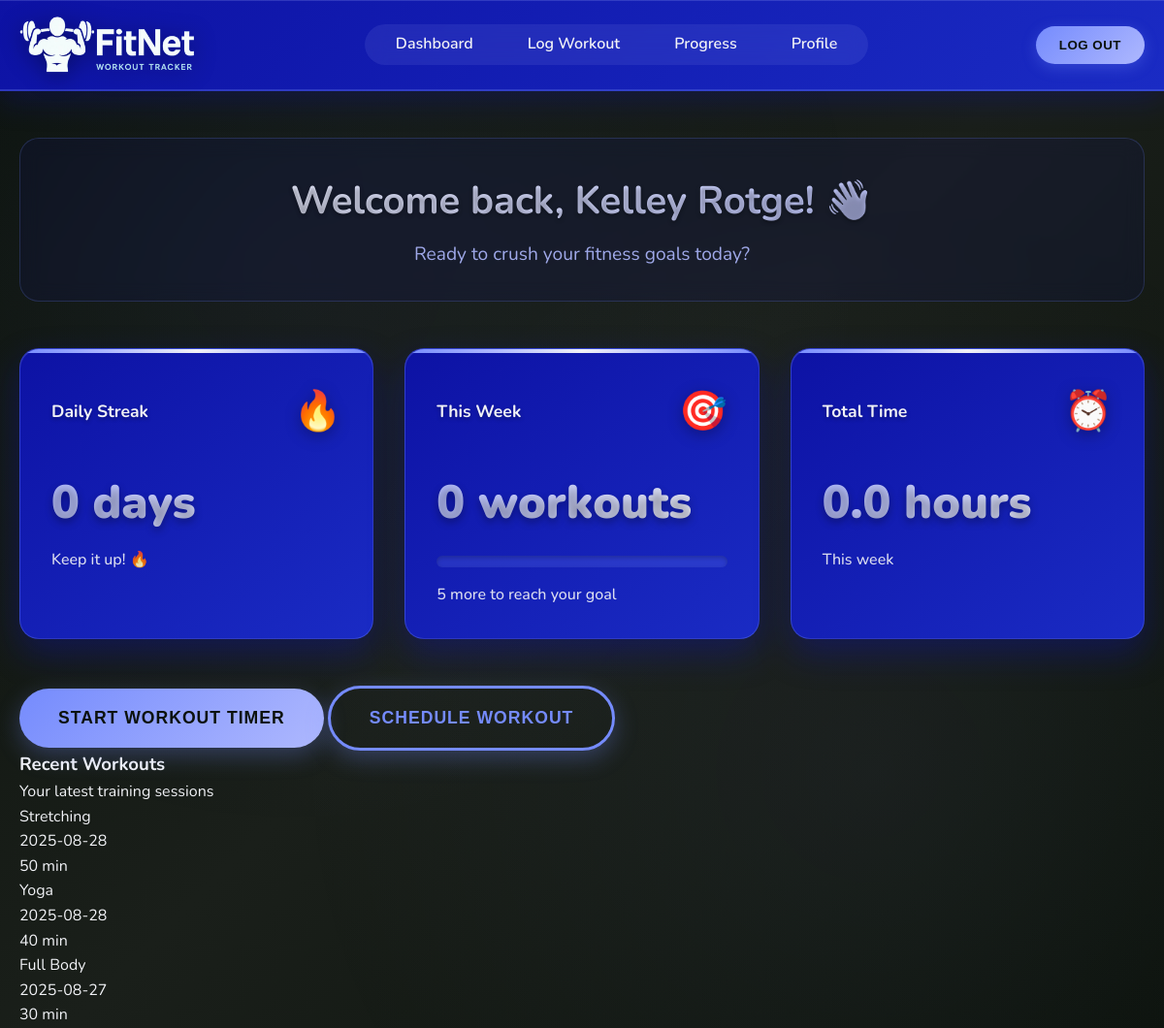
Page /dashboard (signed in) on the committed database.
### tables this page shows
CREATE TABLE `Workouts`(`workout_id` TEXT, `user_id` TEXT, `start_time` TEXT, `end_time` TEXT, `duration_min` TEXT, `workout_type` TEXT, `calories_burned` TEXT);

### main.py (the view)
@app.route('/dashboard', methods=['GET'])
def dashboard():
    if 'user_id' not in session:
        return redirect(url_for('login'))
    print(f"DEBUG: Dashboard - session user_id: {session.get('user_id')}, session name: {session.get('name')}")  # Debug line
    conn = get_db_connection()
    user_data = conn.execute(
        'SELECT first_name, surname, email FROM Users WHERE user_id = ?',
        (session['user_id'],)
    ).fetchone()
    print(f"DEBUG: User data from DB: {dict(user_data) if user_data else 'None'}")  # Debug line
    if session.get('name') and session.get('name') != 'User':
        full_name = session.get('name')
    elif user_data and user_data['first_name'] and user_data['surname']:
        full_name = f"{user_data['first_name']} {user_data['surname']}"
        session['name'] = full_name
    else:
        full_name = "User"
    print(f"DEBUG: Final full_name: {full_name}")  # Debug line
    streak_query = '''
        SELECT COUNT(*) as streak FROM (
            SELECT DATE(start_time) as workout_date
            FROM Workouts
            WHERE user_id = ?
            GROUP BY workout_date
            ORDER BY workout_date DESC
        )
        WHERE workout_date >= DATE('now', '-6 days')
    '''
    streak_result = conn.execute(streak_query, (session['user_id'],)).fetchone()
    daily_streak = streak_result['streak'] if streak_result else 0
    weekly_workouts_query = (
        'SELECT COUNT(*) FROM Workouts '
        'WHERE user_id = ? AND start_time >= DATE("now", "-6 days")'
    )
    weekly_workouts = conn.execute(weekly_workouts_query, (session['user_id'],)).fetchone()[0]
    total_time_query = '''
        SELECT SUM(duration_min) FROM Workouts
        WHERE user_id = ? AND start_time >= DATE('now', '-6 days')
    '''
    total_time = conn.execute(total_time_query, (session['user_id'],)).fetchone()[0] or 0
    total_time_hours = total_time / 60
    recent_workouts_query = '''
        SELECT workout_type, start_time, duration_min
        FROM Workouts
        WHERE user_id = ?
        ORDER BY start_time DESC
        LIMIT 3
    '''
    recent_workouts = conn.execute(recent_workouts_query, (session['user_id'],)).fetchall()
    conn.close()
    return render_template(
        'dashboard.html',
        user=user_data,
        full_name=full_name,
        daily_streak=daily_streak,
        weekly_workouts=weekly_workouts,
        total_time=total_time,
        total_time_hours=total_time_hours,
        recent_workouts=recent_workouts
    )

### main.py (called while the page is built)
def get_db_connection():
    conn = sqlite3.connect('database/data_source.db')
    conn.row_factory = sqlite3.Row
    return conn

### templates/dashboard.html (shortened to what this page needs)
<!DOCTYPE html>
<html lang="en">
<head>
  <link rel="stylesheet" href="static/css/dashboard.css">
</head>
<body>
  <header class="header">
    <div class="container">
      <div class="logo">
        <img src="static/images/FitNet Logo.png" alt="FitNet Logo">
      </div>
      <nav class="navigation">
        <ul>
          <li><a href="/dashboard">Dashboard</a></li>
          <li><a href="/log-workout">Log Workout</a></li>
          <li><a href="/progress">Progress</a></li>
          <li><a href="/profile">Profile</a></li>
        </ul>
      </nav>
      <div class="actions">
        <button class="logout" onclick="window.location.href='/logout'">Log Out</button>
      </div>
    </div>
  </header>
  <main class="container">
    <div class="welcome-section">
      <h2>Welcome back, {{ full_name }}! 👋</h2>
      <p>Ready to crush your fitness goals today?</p>
    </div>
    <div class="stats-cards">
      <div class="card">
        <div class="card-header">
          <span>Daily Streak</span>
          <span class="icon flame">🔥</span>
        </div>
        <div class="card-content">
          <div class="value">{{ daily_streak }} days</div>
          <p>Keep it up! 🔥</p>
        </div>
      </div>
      <div class="card">
        <div class="card-header">
          <span>This Week</span>
          <span class="icon target">🎯</span>
        </div>
        <div class="card-content">
          <div class="value">{{ weekly_workouts }} workouts</div>
          <div class="progress-bar">
          </div>
          <p>{{ 5-weekly_workouts if weekly_workouts < 5 else 0 }} more to reach your goal</p>
        </div>
      </div>
      <div class="card">
        <div class="card-header">
          <span>Total Time</span>
          <span class="icon clock">⏰</span>
        </div>
        <div class="card-content">
          <div class="value">{{ "%.1f"|format(total_time_hours) }} hours</div>
          <p>This week</p>
        </div>
      </div>
    </div>
    <div class="quick-actions">
      <button class="start-workout" onclick="window.location.href='log-workout'">Start Workout Timer</button>
      <button class="schedule-workout">Schedule Workout</button>
    </div>
    <div class="recent-workouts">
      <h3>Recent Workouts</h3>
      <p>Your latest training sessions</p>
      <div class="workout-list">
        {% for workout in recent_workouts %}
        <div class="workout">
          <span class="badge {{ workout['workout_type']|lower }}">{{ workout['workout_type'] }}</span>
          <div class="details">
            <p>{{ workout['start_time'][:10] }}</p>
            <p>{{ workout['duration_min'] }} min</p>
          </div>
        </div>
        {% endfor %}
      </div>
    </div>
  </main>
</body>
</html>

### rows in the picture
Workouts: workout_type "Stretching", start_time "2025-08-28", duration_min "50"
Workouts: workout_type "Yoga", start_time "2025-08-28", duration_min "40"
Workouts: workout_type "Full Body", start_time "2025-08-27", duration_min "30"

### other values in the picture
{{ full_name }} "Kelley Rotge"
{{ daily_streak }} "0"
{{ weekly_workouts }} "0"
{{ 5-weekly_workouts if weekly_workouts < 5 else 0 }} "5"
{{ "%.1f"|format(total_time_hours) }} "0.0"
